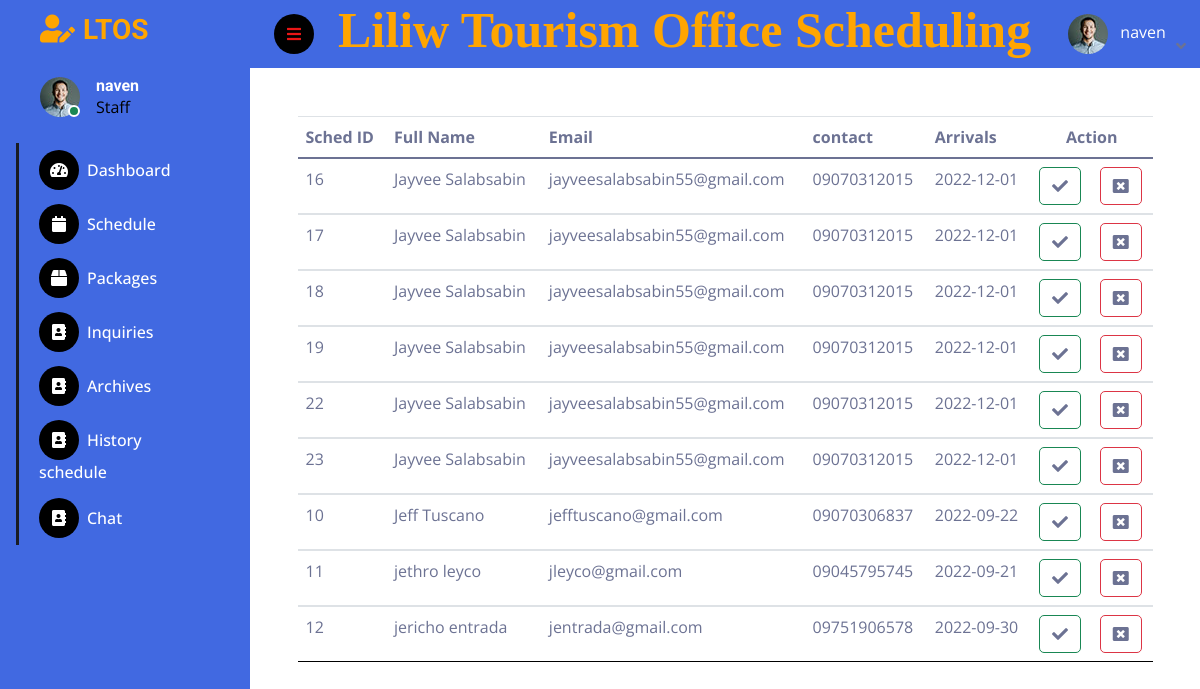
The page /ltos/packages1.php (signed in) on the database its author committed.
### tables this page shows
CREATE TABLE `packages` (
  `pack_id` int(11) NOT NULL,
  `username` varchar(50) NOT NULL,
  `pack` varchar(255) NOT NULL,
  `arrivals` date NOT NULL
);

CREATE TABLE `users` (
  `user_id` int(11) NOT NULL,
  `fullname` varchar(100) NOT NULL,
  `username` varchar(100) NOT NULL,
  `email` varchar(100) NOT NULL,
  `contact` varchar(30) NOT NULL,
  `valid_id` varchar(255) NOT NULL,
  `password` varchar(100) NOT NULL,
  `cpassword` varchar(255) NOT NULL,
  `role` varchar(10) NOT NULL,
  `images` varchar(255) NOT NULL
);

### ltos/packages1.php (the view, shortened to what this page needs)
<?php
if ($_SESSION['username']) {
?>
<!DOCTYPE html>
<html lang="en">
<head>
    <link rel="stylesheet" href="https://use.fontawesome.com/releases/v5.7.1/css/all.css">
    <link rel="stylesheet" href="https://stackpath.bootstrapcdn.com/bootstrap/4.1.3/css/bootstrap.min.css"
>
    <link rel="stylesheet" href="https://stackpath.bootstrapcdn.com/font-awesome/4.7.0/css/font-awesome.min.css">
    <link rel="stylesheet" type="text/css" href="../bootstrap-4.6.0-dist/css/bootstrap.min.css">
    <link href="https://cdnjs.cloudflare.com/ajax/libs/font-awesome/5.10.0/css/all.min.css" rel="stylesheet">
    <link href="https://cdn.jsdelivr.net/npm/bootstrap-icons@1.4.1/font/bootstrap-icons.css" rel="stylesheet">
    <link href="lib/owlcarousel/assets/owl.carousel.min.css" rel="stylesheet">
    <link href="lib/tempusdominus/css/tempusdominus-bootstrap-4.min.css" rel="stylesheet" />
    <link href="css/bootstrap.min.css" rel="stylesheet">
    <link href="css/style.css" rel="stylesheet">
</head>
<body>
    <div class="container-fluid position-relative d-flex p-0">
         <div class="sidebar pe-4 pb-3">
            <nav class="navbar ">
                <a href="index.html" class="navbar-brand mx-4 mb-3">
                    <h3 class="text"><i class="fa fa-user-edit me-2"></i>LTOS</h3>
                </a>
                <div class="d-flex align-items-center ms-4 mb-4">
                    <div class="position-relative">
                        <img class="rounded-circle" src="img/user.jpg" alt="" style="width: 40px; height: 40px;">
                        <div class="bg-success rounded-circle border border-2 border-white position-absolute end-0 bottom-0 p-1"></div>
                    </div>
                    <?php
                        $user = $_SESSION['username'];
                    ?>
                    <div class="ms-3">
                        <h6 class="mb-0"><?php echo $user ?></h6>
                        <span style="color: #000;">Staff</span>
                    </div>
                </div>
                <div class="navbar-nav w-100">
                    <a href="staffpage.php" class="nav-item nav-link "><i class="fa fa-tachometer-alt me-2"></i>Dashboard</a>
                    <div class="nav-item dropdown">
                    <a href="schedule2.php" class="nav-item nav-link"><i class="fa fa-calendar me-2"></i>Schedule</a>
                    <a href="packages1.php" class="nav-item nav-link"><i class="fa fa-box me-2"></i>Packages</a>
                    <a href="contact3.php" class="nav-item nav-link"><i class="fa fa-address-book me-2"></i>Inquiries</a>
                    <a href="archives1.php" class="nav-item nav-link"><i class="fa fa-address-book me-2"></i>Archives</a>
                    <a href="hos.php" class="nav-item nav-link"><i class="fa fa-address-book me-2"></i>History schedule</a>
                    <a href="chatstaff.php?id=1" class="nav-item nav-link"><i class="fa fa-address-book me-2"></i>Chat</a>
            </nav>
        </div>
        <div class="content">
            <nav class="navbar navbar-expand bg-seagreen sticky-top px-4 py-0">
                <a href="#" class="sidebar-toggler flex-shrink-0">
                    <i class="fa fa-bars"></i>
                </a>
                <form class="d-none d-md-flex ms-4">
                    <h1 class="header">Liliw Tourism Office Scheduling</h1>
                </form>
                <div class="navbar-nav align-items-center ms-auto">
                    <div class="nav-item dropdown">
                        <a href="#" class="nav-link dropdown-toggle" data-bs-toggle="dropdown">
                            <img class="rounded-circle me-lg-2" src="img/user.jpg" alt="" style="width: 40px; height: 40px;">
                            <span class="d-none d-lg-inline-flex "style="color: #fff;"><?php echo $user ?></span>
                        </a>
                    </div>
                </div>
            </nav>
            <?php
require('../config.php');
$sqlget ="SELECT * FROM packages
INNER JOIN users ON packages.username = users.username";
$sqldata = mysqli_query($con,$sqlget) or die("Unable to display: " . mysqli_connect_error());
echo "<table style='width: 90%; margin-top:5%; margin-left: 5%;' class='table table-hover'>";
echo "<thead><tr><th> Sched ID</th>";
echo "<th> Full Name</th>
        <th> Email</th>
        <th> contact</th>
        <th> Arrivals</th>
        <th colspan='2'><center>Action</center></th></tr><thead>";
while($row=mysqli_fetch_assoc($sqldata)){
    echo "<tbody id='myTable'><tr><td>";
    echo $id=$row['pack_id'];
    echo "</td>";
    echo "<td>";
    echo $fname=$row['fullname'];
    echo "</td>";
    echo "<td>";
    echo $row['email'];
    echo "</td>";
    echo "<td>";
    echo $row['contact'];
    echo "</td>";
    echo "<td>";
    echo $row['arrivals'];
    echo "</td>";
?>
<td>
    <a class="btn btn-outline-success"><i class="fas fa-check"></i></a>
</td>
<td>
    <a class="btn btn-outline-danger"><i class="fa fa-window-close" aria-hidden="true"></i></a>
</td>
</tr></tbody>
<?php
}	echo "</table>";
?>
</div>
</div>
</body>
</html>
<?php } else {
echo "<script type='text/javascript'>alert('Access Denied!!!')</script>";
} ?>

### ltos/css/style.css (style rules this page uses)
:root { --primary: #ffa500; --secondary: #191C24; --light: #6C7293; --dark: #000000; --white: #fff; --blue: #4169e1; }
.header { color: var(--primary); font-size: 50px; font-family: 'Times New Roman'; }
.navbar-nav { color: var(--white); }
.text { color: var(--primary); }
.btn { transition: .5s; }
td,th { color: var(--black); }
.sidebar { position: fixed; top: 0; left: 0; bottom: 0; width: 250px; height: 100vh; overflow-y: auto; background: var(--blue); transition: 0.5s; z-index: 999; }
.navbar { background: var(--blue); }
.content { margin-left: 250px; min-height: 100vh; background: var(--white); transition: 0.5s; }
@media (min-width: 992px) { .sidebar { margin-left: 0; } }
@media (min-width: 992px) { .content { width: calc(100% - 250px); } }
.sidebar .navbar .navbar-nav .nav-link { padding: 7px 20px; color: var(--white); font-weight: 500; border-left: 3px solid var(--secondary); border-radius: 0 30px 30px 0; outline: none; }
.sidebar .navbar .navbar-nav .nav-link i { width: 40px; height: 40px; display: inline-flex; align-items: center; justify-content: center; background: var(--dark); border-radius: 40px; }
.content .navbar .navbar-nav .nav-link { margin-left: 25px; padding: 12px 0; color: var(--light); outline: none; }
.content .navbar .sidebar-toggler, .content .navbar .navbar-nav .nav-link i { width: 40px; height: 40px; display: inline-flex; align-items: center; justify-content: center; background: var(--dark); border-radius: 40px; }
.content .navbar .dropdown-toggle::after { margin-left: 6px; vertical-align: middle; border: none; content: "\f107"; font-family: "Font Awesome 5 Free"; font-weight: 900; transition: .5s; }

### rows shown on the page
packages: pack_id "16", users.fullname "Jayvee Salabsabin", users.email "jayveesalabsabin55@gmail.com", users.contact "09070312015", arrivals "2022-12-01"
packages: pack_id "17", users.fullname "Jayvee Salabsabin", users.email "jayveesalabsabin55@gmail.com", users.contact "09070312015", arrivals "2022-12-01"
packages: pack_id "18", users.fullname "Jayvee Salabsabin", users.email "jayveesalabsabin55@gmail.com", users.contact "09070312015", arrivals "2022-12-01"
packages: pack_id "19", users.fullname "Jayvee Salabsabin", users.email "jayveesalabsabin55@gmail.com", users.contact "09070312015", arrivals "2022-12-01"
packages: pack_id "22", users.fullname "Jayvee Salabsabin", users.email "jayveesalabsabin55@gmail.com", users.contact "09070312015", arrivals "2022-12-01"
packages: pack_id "23", users.fullname "Jayvee Salabsabin", users.email "jayveesalabsabin55@gmail.com", users.contact "09070312015", arrivals "2022-12-01"
packages: pack_id "10", users.fullname "Jeff Tuscano", users.email "jefftuscano@gmail.com", users.contact "09070306837", arrivals "2022-09-22"
packages: pack_id "11", users.fullname "jethro leyco", users.email "jleyco@gmail.com", users.contact "09045795745", arrivals "2022-09-21"
packages: pack_id "12", users.fullname "jericho entrada", users.email "jentrada@gmail.com", users.contact "09751906578", arrivals "2022-09-30"

### other values the page prints
$user "naven"
